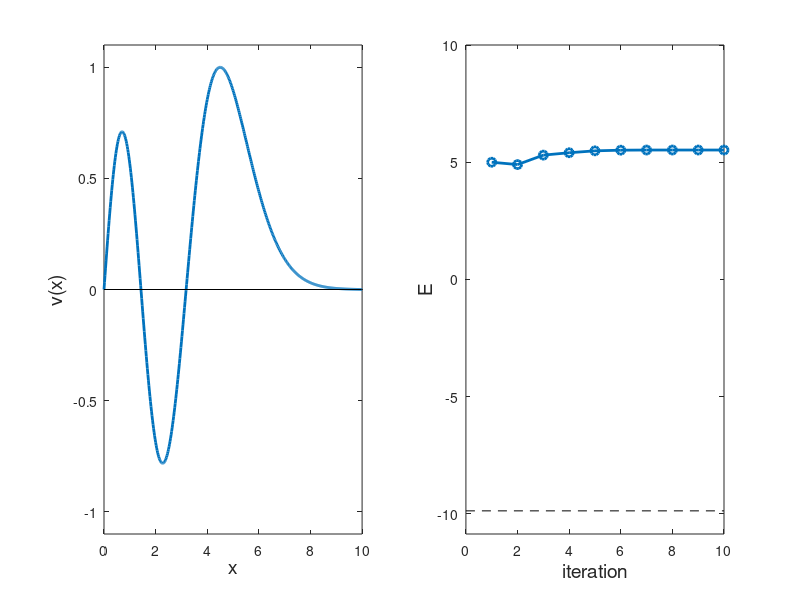

Here is the MATLAB script that generated this plot:
%**************************************************************************
%*     Section 7.2.2                                                      *
%*     filename: ch07pr03.m                                               *
%*     program listing number: 7.3                                        *
%*                                                                        *
%*     This program finds an eigenvalue and eigenfunction of a quantum    *
%*     bouncing ball within a given bracket using the shooting            *
%*     method (Numerov and secant methods).                               *
%*                                                                        *
%*     Programmed by Ryoichi Kawai for Computational Physics Course.      *
%*     Last modification:  02/04/2017.                                    *
%**************************************************************************
clear all;

% setting the grid
L=10; N=500; h=L/N;
x=linspace(0.0,L,N+1);
psi=zeros(N+1);

% control parameter
tol=1e-6;
delta = 0.01;
found = false;
kmax=100;


eigval(1) = input('Initial Guess =');  % initial guess

% secant iteration
k=1;
while not(found)
    % Numerov integration
    w = eigval(k)-x;
    psi(N+1)=0;
    psi(N)=delta;

    for n=N:-1:2
        psi(n-1) = 2*(1-5*h^2*w(n)/12)*psi(n) - (1+h^2*w(n+1)/12)*psi(n+1);
        psi(n-1) = psi(n-1)/(1+h^2*w(n-1)/12);
    end

    err(k) = psi(1);  % last point should be zero
    if abs(err(k)) < tol
        found = true;
    else
        if k == 1
            eigval(k+1) = eigval(k)-0.1;  % second guess
        else
            eigval(k+1) = eigval(k) ... % suggestion by the secant method
                -(eigval(k)-eigval(k-1))/(err(k)-err(k-1))*err(k);
        end
        k=k+1;
    end
end

% normalize the solution at the maximum
psi=psi/max(psi);
fprintf('lambda = %.7f\n',eigval(k));

% plot eigenfunction
subplot(1,2,1)
p=plot(x,psi);
set(p,'linewidth',2)
hold on
q=plot([x(1),x(N)],[0,0]);
set(q,'color','black')
xlabel('x','fontsize',14);
ylabel('v(x)','fontsize',14);
axis([ 0 L -1.1 1.1]);

% plot eigenvalue
subplot(1,2,2)
r=plot([1:k],eigval(1:k),'-o');
set(r,'linewidth',2)
xlabel('iteration','fontsize',14)
ylabel('E','fontsize',14)
axis([0 k -pi^2*1.1 10] )
hold on
r=plot([0,k],[-pi^2, -pi^2],'--');
set(r,'color','black')
hold off
